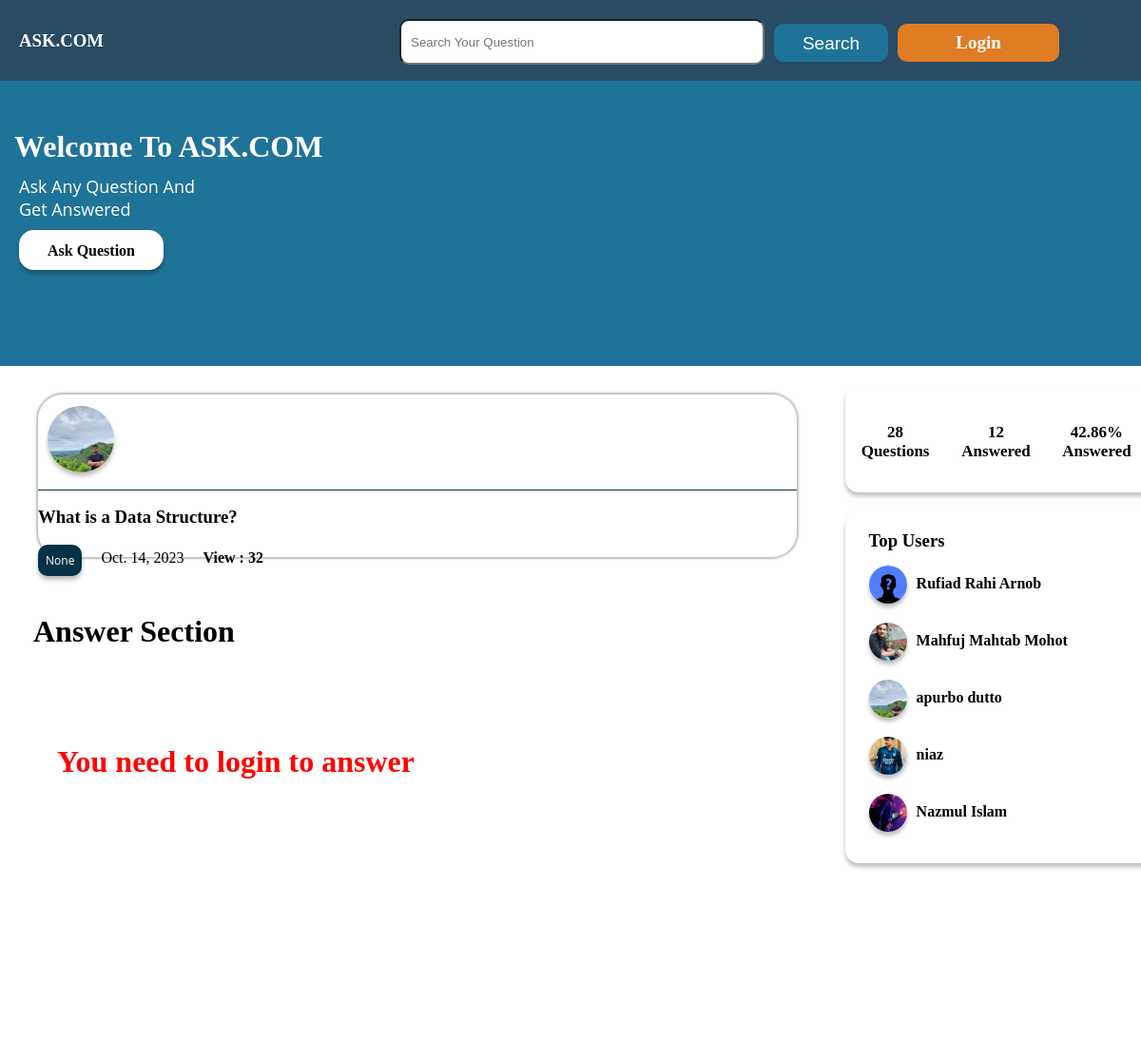
Screenshot of /answer/12/ with the database file from the repository.
### home/models.py (models this page shows)
class OurUser(models.Model):
    id = models.IntegerField(primary_key = True)
    name = models.CharField(max_length = 30,null = True)
    email = models.CharField(max_length = 50,null = True)
    password = models.TextField(null = True)
    Bio = models.TextField(null = True)
    Num_of_followers = models.IntegerField(null = True)
    Num_of_following = models.IntegerField(null = True)
    user = models.CharField(max_length = 100,null = True)
    img = models.ImageField(upload_to='images/', null= True)
    phone_No = models.CharField(max_length = 15, null= True)

### questions/models.py (models this page shows)
class Questions(models.Model):
    id =models.IntegerField(primary_key =True)
    title = models.CharField(max_length = 30)
    details = models.CharField(max_length = 50)
    u_email = models.CharField(max_length=50,null = True)
    cat_name = models.CharField(max_length=100,null=True)
    time = models.DateTimeField(auto_now_add=True,null = True)

### home/views.py (the view, shortened to what this page needs)
# urls.py: path('answer/<int:id>/',show_answer_view,name = 'answer'),
def show_answer_view(request,id):
    user_email = OurUser.objects.all()
    user_list={}
    questions_info = Questions.objects.all()
    count=0
    for i in range(0,len(user_email)):
        user_info = {}
        c = 0
        for j in range(0,len(questions_info)):
            if(user_email[i].email == questions_info[j].u_email):
                c+=1
                if(count != 5):
                    if(c == 1):
                        print(user_email[i])
                        user_info['name'] = user_email[i].name
                        user_info['img'] = user_email[i].img
                        user_info['user'] = user_email[i].user
                        print(user_info)
                        user_list[i] = user_info
                        count+=1
                    else:
                        break
                else:
                    break
    questions = Questions.objects.all()
    total_question = len(questions)
    answer = Answer.objects.all()
    total_answer = 0
    for i in range(0,total_question):
        for j in range(0,len(answer)):
            if questions[i].id == int(answer[j].Q_ID):
                total_answer=total_answer + 1
    perchantage = (total_answer / total_question) * 100
    if(request.method == 'POST'):
        answer = request.POST['answer']
        a = Answer(Q_answer = answer, like = 0, dislike = 0,u_email = request.session['0'],Q_ID = id)
        a.save()
        return HttpResponseRedirect("/answer/{}".format(id))
    else:
        ques = Questions.objects.filter(id = id)
        ans = Answer.objects.all().filter(Q_ID = id)
        user_info_collection ={}
        question_user = OurUser.objects.filter(email = ques[0].u_email)
        try:
            if request.session['active'] == True:
                print("session available")
                my_user = OurUser.objects.filter(email = request.session['0'])
                return render(request,'answer.html',{"question": ques[0],"my_users" : my_user[0], "registered" : True,"answers" : ans,"total_question":total_question,"total_answer" : total_answer,"perchantage" : perchantage,"user_list" : user_list,"info":user_info_collection,"question_user": question_user[0]})
            else:
                return render(request,'answer.html',{"question": ques[0],"answers" : ans,"total_question":total_question,"total_answer" : total_answer,"perchantage" : perchantage,"user_list" : user_list,"info":user_info_collection,"question_user": question_user[0]})
        except:
                return render(request,'answer.html',{"question": ques[0],"answers" : ans,"total_question":total_question,"total_answer" : total_answer,"perchantage" : perchantage,"user_list" : user_list,"info":user_info_collection,"question_user": question_user[0]})

### home/templates/answer.html (shortened to what this page needs)
{% extends 'base.html' %}
{% load static %}
    {% block banner %}
    <div class="banner">
        <div class="main_banner">
            <h2>Welcome To ASK.COM</h2>
            <p>Ask Any Question And <br> Get Answered</p>
            <a href="/ask_question"  class="ask_question">Ask  Question</a>
        </div>
    </div>
    {% endblock banner %}
    {% block body %}
    <div class="container">
        <div class="main_container">
            <div class="left_main_container">
                <div class="answer_details">
                    <div class="answer_details_top">
                        <div class="answer_details_top_left">
                            <img src="/media/{{question_user.img }} " alt="" class="question_profile">
                        </div>
                        <div class="answer_details_top_right">
                            <h3 class="q_title">{{ question.title }}</h3>
                            <a href="/category/{{ question.cat_name }}" class="answer_category">{{ question.cat_name }}</a>
                            <span class="time">{{ question.time|date }}</span>
                            <span class="views"><b>View : 32</b></span>
                        </div>
                    </div>
                    <div class="answer">
                        <p>{{ question.details }}</p>
                    </div>
                </div>
                <div class="answer_section">
                    <h1>Answer Section</h1>
                </div>
                <div class="answerformsection">
                    {% if registered == True %}
                    <form action="" method="post">
                        {% csrf_token %}
                        <textarea name="answer" id="" cols="90" rows="10" placeholder="Please Enter Your Answer"></textarea>
                        <input class="answer-btn" type="submit" value="Answer">
                    </form>
                    {% else %}
                        <h1 class="war">You need to login to answer</h1>
                    {% endif %}
                </div>
            </div>
            <div class="right_main_container">
                <div class="overview">
                    <p class="p1">{{ total_question }}<br>  Questions</p>
                <p class="p1">{{ total_answer }}<br>Answered</p>
                <p class="p1">{{ perchantage|floatformat:2 }}%<br>Answered</p>
                </div>
                <div class="top_user">
                    <h3>Top Users</h3>
                    {% for key,value  in user_list.items %}
                    <div class="user">
                        <a href="/profile/user/{{ value.user }}"><img src="/media/{{ value.img }}"  alt="" class="top_user_logo"></a>
                        <h4 class="name">{{ value.name }}</h4>
                    </div>
                    {% endfor %}
                </div>
             </div>
        </div>
    </div>
    {% block pagination %}
    <div class="pagination_section">
        <div class="main_pagination_section">
        </div>
    </div>
    {% endblock pagination %}
    {% endblock body %}
    {% block footer %} <div class="footer2">All Right Reserved @ ask.com</div> {% endblock %}

### home/static/style/style.css (style rules this page uses)
* { margin: 0px; padding: 0px; }
.container { width: 1920px; height: auto; position: relative; }
.main_container { width: 1366px; height: auto; margin: 0 auto; }
.banner { position: relative; top: 0px; overflow: hidden; width: 1920px; height: 300px; background: #207398; }
.main_banner { width: 1366px; height: 300px; margin: 0 auto; overflow: hidden; }
.banner .main_banner h2 { font-family: 'Montserrat'; font-style: normal; font-weight: 700; font-size: 32px; line-height: 39px; color: white; margin-top: 50px; margin-left: 15px; }
.banner .main_banner p { font-family: 'Open Sans'; font-style: normal; margin-top: 10px; margin-left: 20px; color: white; font-size: 18px; }
.ask_question { box-sizing: border-box; position: absolute; width: 152px; height: 42px; background: #FFFFFF; border: 1px solid #ffffff; box-shadow: 0px 4px 4px rgba(0, 0, 0, 0.25); border-radius: 15px; margin-top: 10px; margin-left: 20px; text-align: center; line-height: 42px; text-decoration: none; color: black; font-weight: bold; }
.left_main_container { width: 70%; height: auto; float: left; }
.right_main_container { width: 29.7%; height: auto; float: right; padding-bottom: 50px; }
.war { padding-left: 60px; color: red; }
.time { width: auto; height: 30px; padding-right: 20px; float: left; margin-top: 5px; }
.overview { width: 326px; height: 113px; margin-top: 20px; background: #ffffff; box-shadow: 0px 4px 4px rgba(0, 0, 0, 0.25); border-radius: 14px; margin-left: 45px; }
.p1 { width: 32.5%; float: left; height: 70px; text-align: center; padding-top: 40px; font-size: 17px; font-weight: bold; }
.top_user { width: 306px; height: 350px; margin-top: 20px; background: #ffffff; box-shadow: 0px 4px 4px rgba(0, 0, 0, 0.25); border-radius: 14px; margin-left: 45px; padding-top: 20px; padding-left: 25px; margin-bottom: 20px; }
.user { width: 95%; height: 50px; margin-top: 10px; }
.top_user_logo { width: 40px; height: 40px; border-radius: 50%; margin-top: 5px; box-shadow: 0px 4px 4px rgba(0, 0, 0, 0.25); float: left; margin-right: 10px; }
.name { padding-top: 15px; }
.pagination_section { margin-top: 10px; width: 1920px; height: 50px; overflow: hidden; }
.main_pagination_section { width: 1336px; height: 50px; margin: 0 auto; padding-left: 30px; overflow: hidden; }
.footer2 { width: 1920px; height: 85px; line-height: 85px; background: #294B64; text-align: center; color: white; }
.answer_details { width: 95%; margin-left: 40px; height: auto; background: #FFFFFF; box-shadow:0px 0px 2px 2px rgba(0, 0, 0, 0.25); border-radius: 26px; margin-top: 30px; padding-bottom: 30px; }
.answer_details_top { width: 100%; height: 100px; border-bottom: 1px solid #053246; }
.question_profile { width: 70px; height: 70px; border-radius: 50%; margin-top: 12px; margin-left: 10px; float: left; box-shadow:0px 4px 4px rgba(0, 0, 0, 0.25); }
.answer_details_top_left { width: 110px; height: 100%; float: left; }
.answer_details_top_right { float: left; }
.q_title { padding-top: 18px; height: 40px; width: 790px; }
.answer_category { background: #053246; width: auto; padding: 8px; border-radius: 10px; text-decoration: none; color: white; box-shadow:0px 4px 4px rgba(0, 0, 0, 0.25); font-family: 'Open Sans'; font-style: normal; font-size: 12px; float: left; display: block; margin-right: 5px; }
.time { margin-left: 15px; }
.views { margin-top: 5px; display: block; }
.answer p { padding: 20px; line-height: 20px; text-align: justify; font-family: 'Open Sans'; font-style: normal; }
.answer_section h1 { margin-top: 60px; margin-left: 35px; display: block; }
.answerformsection { margin-top: 100px; width: 100%; }
img { object-fit: cover; }

### rows the page displays
OurUser: img (picture), name "apurbo dutto"
Questions: title "What is a Data Structure?", cat_name "None", time "Oct. 14, 2023"
OurUser: img (placeholder picture), name "Rufiad Rahi Arnob"
OurUser: img (picture), name "Mahfuj Mahtab Mohot"
OurUser: img (picture), name "niaz"
OurUser: img (picture), name "Nazmul Islam"

### other values shown
{{ total_question }} "28"
{{ total_answer }} "12"
{{ perchantage|floatformat:2 }} "42.86"
